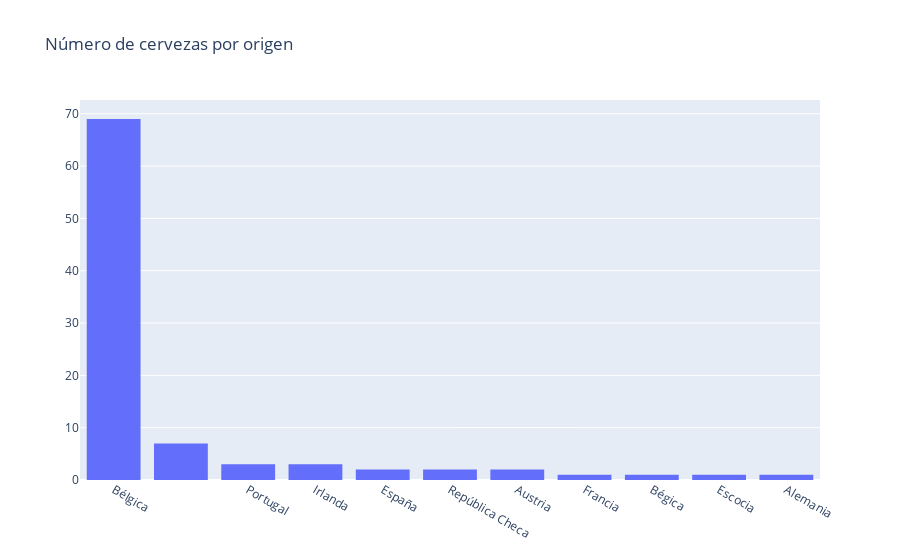
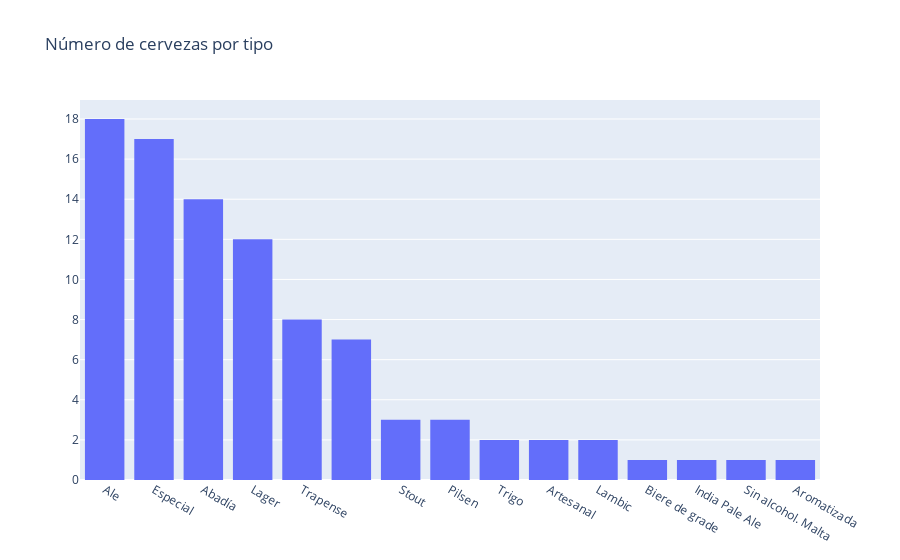
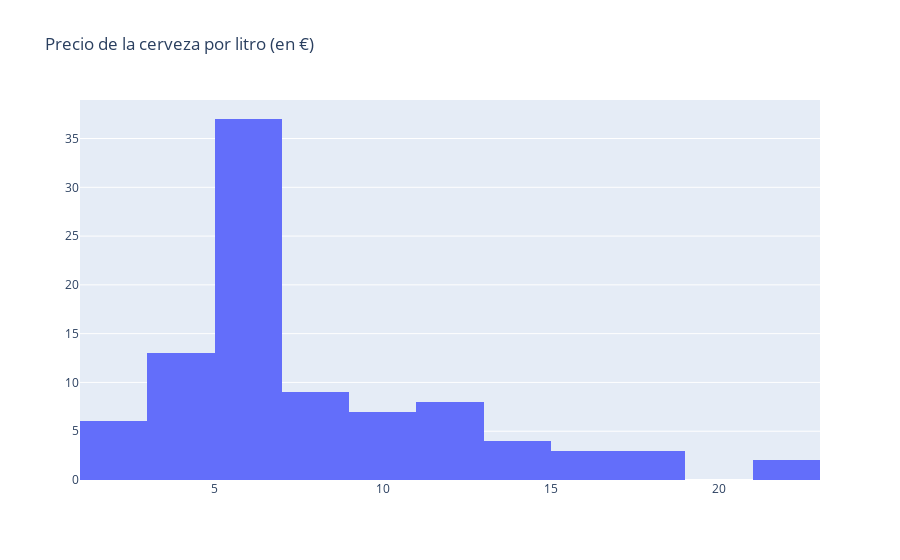

Notebook code cell kept with these figures, in order:
### Code cell
import plotly.graph_objects as go
from collections import Counter

fig = go.Figure()
fig.add_trace(go.Histogram(histfunc="count", y=df['Nombre de la Cerveza'], x=df['Origen'], name="COUNT")).update_xaxes(categoryorder="total descending")
fig.update_layout(
    title="Número de cervezas por origen"
)
fig.show()

fig = go.Figure()
fig.add_trace(go.Histogram(histfunc="count", y=df['Nombre de la Cerveza'], x=df['Tipo'], name="COUNT")).update_xaxes(categoryorder="total descending")
fig.update_layout(
    title="Número de cervezas por tipo"
)
fig.show()

fig = go.Figure()
fig.add_trace(go.Histogram(histfunc="count", y=df['Precio por litro'], x=df['Precio por litro'], name="COUNT")).update_xaxes(categoryorder="total descending")
fig.update_layout(
    title="Precio de la cerveza por litro (en €)"
)
fig.show()

### Figure 1 — Plotly figure (JSON) as saved in the notebook; plotly's stock layout.template omitted (floating-point values rounded to 4 significant figures)
{"data": [{"histfunc": "count", "name": "COUNT", "type": "histogram", "x": ["Bélgica", "Bélgica", "Bélgica", "Bélgica", "Bélgica", "Bélgica", "Bélgica", "Bélgica", "Bélgica", "Bélgica", "Bélgica", "Bélgica", "Bélgica", "Bélgica", "Bélgica", "Bélgica", "Francia", "Bélgica", "Bélgica", "Bélgica", "Bélgica", "Bélgica", "Portugal", "Bélgica", "Bélgica", "Bélgica", "Bélgica", "Bélgica", "Bélgica", "Bélgica", "Bélgica", "Bélgica", "Bélgica", "Portugal", "Irlanda", "Portugal", "Bélgica", "Bélgica", "Bélgica", "Bélgica", "Bélgica", "Bégica", "Bélgica", "Escocia", "Irlanda", "Irlanda", "Bélgica", "Bélgica", "Bélgica", "", "", "", "", "", "Bélgica", "", "", "Bélgica", "Bélgica", "Bélgica", "España", "España", "República Checa", "Bélgica", "Bélgica", "Bélgica", "Bélgica", "Bélgica", "Bélgica", "Bélgica", "Bélgica", "Bélgica", "Bélgica", "Bélgica", "Bélgica", "Bélgica", "Bélgica", "Bélgica", "Alemania", "Bélgica", "Bélgica", "Bélgica", "Bélgica", "Bélgica", "Austria", "Bélgica", "Austria", "Bélgica", "Bélgica", "República Checa", "Bélgica", "Bélgica"], "y": ["La Chouffe", "Chimay Azul", "Augustijn", "Augustijn", "Triple Karmeliet", "Big Chouffe", "Chimay Azul", "Delirium Nocturnum", "Duvel", "Mac Chouffe", "Hommelbier", "Triple Moine", "Saint Feuillien Blonde", "Chimay Azul", "Leffe Blonde", "Kwak", "Ch'ti Blonde", "Piraat", "Deus Brut Des Flandres", "Nostradamus", "Saxo Blonde", "Caracole Ambree", "Super Bock", "Queue Charrue Triple", "Dominus Triple", "Dominus Doble", "Namur Blanche", "Maredsous 8º", "Westmalle Triple", "Bourgogne Des Flandres Brune", "Gordon Finest Gold Lata", "Martin's Ipa 55 Lata", "Gordon Finest Silver Lata", "Super Bock Lata", "Guinness Lata", "Super Bock Lata", "Gordon Finest Platinum Lata", "Gordon Finest Red Lata", "Gordon Finest Gold Lata", "Gordon Finest Copper Lata", "Gordon Finest Chrome Lata", "Gordon Finest Titanium Lata", "Gordon Finest Malta Lata", "Brew Dog Punk Ipa Lata", "Guinness 8 Special Export lata", "Guinness Draught Surger Lata", "Gordon Gin Spices Xplosion Lata", "Gordon Tequila Xplosion Lata", "Gordon Red Fruit Xplosion Lata", "Corsendonk Metal Agnus", "Chimay Triple Metal", "Duvel Metal", "Chimay Roja Metal", "Chimay Azul Metal", "Hommelbier Metal", "Corsendonk Metal Pater", "Tempelier Metal", "Brugse Zot Blonde Metal", "Delirium Tremens Metal", "Omer Metal", "Barril Zeta Hell Keykeg", "Barril Zeta Hop American Ipa Keykeg", "Urquell Pilsener", "Chimay Roja", "Chimay Blanca", "Chimay Azul", "Saint Bernardus Sixtus Triple", "Saint Bernardus Prior Sixtus 8", "Saint Bernardus Abt Sixtus 10", "Kwak", "Satan Red", "Satan Gold", "Het Kapittel Abt", "Het Kapittel Pater", "Kasteel Brune", "Brigand", "Mongozo Coconut", "Delirium Nocturnum", "Erdinger Hefe Hell", "Bourgogne Des Flandres Brune", "Timmermans Kriek", "Rochefort 10 Azul", "Gordon Scotch Ale", "Maredsous 6 Blonde", "Eggenberger Urbock", "Timmermans Peche", "Samichlaus", "Silly Scotch", "Stella Artois", "Budejovicky Budvar", "Gulden Draak", "Augustijn"]}], "layout": {"title": {"text": "Número de cervezas por origen"}, "xaxis": {"categoryorder": "total descending"}}}

### Figure 2 — Plotly figure (JSON) as saved in the notebook; plotly's stock layout.template omitted (floating-point values rounded to 4 significant figures)
{"data": [{"histfunc": "count", "name": "COUNT", "type": "histogram", "x": ["Ale", "Trapense", "Abadía", "Abadía", "Especial", "Ale", "Trapense", "Ale", "Ale", "Ale", "Especial", "Especial", "Abadía", "Trapense", "Abadía", "Ale", "Biere de grade", "Especial", "Especial", "Ale", "Ale", "Ale", "Lager", "Especial", "Abadía", "Abadía", "Trigo", "Abadía", "Trapense", "Especial", "Lager", "India Pale Ale", "Lager", "Lager", "Stout", "Lager", "Lager", "Especial", "Lager", "Lager", "Lager", "Lager", "Sin alcohol. Malta", "Ale", "Stout", "Stout", "Especial", "Especial", "Especial", "", "", "", "", "", "Especial", "", "", "Ale", "Ale", "Ale", "Artesanal", "Artesanal", "Pilsen", "Trapense", "Trapense", "Trapense", "Abadía", "Abadía", "Abadía", "Ale", "Especial", "Especial", "Abadía", "Abadía", "Especial", "Ale", "Aromatizada", "Ale", "Trigo", "Especial", "Lambic", "Trapense", "Ale", "Abadía", "Lager", "Lambic", "Lager", "Ale", "Pilsen", "Pilsen", "Especial", "Abadía"], "y": ["La Chouffe", "Chimay Azul", "Augustijn", "Augustijn", "Triple Karmeliet", "Big Chouffe", "Chimay Azul", "Delirium Nocturnum", "Duvel", "Mac Chouffe", "Hommelbier", "Triple Moine", "Saint Feuillien Blonde", "Chimay Azul", "Leffe Blonde", "Kwak", "Ch'ti Blonde", "Piraat", "Deus Brut Des Flandres", "Nostradamus", "Saxo Blonde", "Caracole Ambree", "Super Bock", "Queue Charrue Triple", "Dominus Triple", "Dominus Doble", "Namur Blanche", "Maredsous 8º", "Westmalle Triple", "Bourgogne Des Flandres Brune", "Gordon Finest Gold Lata", "Martin's Ipa 55 Lata", "Gordon Finest Silver Lata", "Super Bock Lata", "Guinness Lata", "Super Bock Lata", "Gordon Finest Platinum Lata", "Gordon Finest Red Lata", "Gordon Finest Gold Lata", "Gordon Finest Copper Lata", "Gordon Finest Chrome Lata", "Gordon Finest Titanium Lata", "Gordon Finest Malta Lata", "Brew Dog Punk Ipa Lata", "Guinness 8 Special Export lata", "Guinness Draught Surger Lata", "Gordon Gin Spices Xplosion Lata", "Gordon Tequila Xplosion Lata", "Gordon Red Fruit Xplosion Lata", "Corsendonk Metal Agnus", "Chimay Triple Metal", "Duvel Metal", "Chimay Roja Metal", "Chimay Azul Metal", "Hommelbier Metal", "Corsendonk Metal Pater", "Tempelier Metal", "Brugse Zot Blonde Metal", "Delirium Tremens Metal", "Omer Metal", "Barril Zeta Hell Keykeg", "Barril Zeta Hop American Ipa Keykeg", "Urquell Pilsener", "Chimay Roja", "Chimay Blanca", "Chimay Azul", "Saint Bernardus Sixtus Triple", "Saint Bernardus Prior Sixtus 8", "Saint Bernardus Abt Sixtus 10", "Kwak", "Satan Red", "Satan Gold", "Het Kapittel Abt", "Het Kapittel Pater", "Kasteel Brune", "Brigand", "Mongozo Coconut", "Delirium Nocturnum", "Erdinger Hefe Hell", "Bourgogne Des Flandres Brune", "Timmermans Kriek", "Rochefort 10 Azul", "Gordon Scotch Ale", "Maredsous 6 Blonde", "Eggenberger Urbock", "Timmermans Peche", "Samichlaus", "Silly Scotch", "Stella Artois", "Budejovicky Budvar", "Gulden Draak", "Augustijn"]}], "layout": {"title": {"text": "Número de cervezas por tipo"}, "xaxis": {"categoryorder": "total descending"}}}

### Figure 3 — Plotly figure (JSON) as saved in the notebook; plotly's stock layout.template omitted (floating-point values rounded to 4 significant figures)
{"data": [{"histfunc": "count", "name": "COUNT", "type": "histogram", "x": [6.733, 7.733, 16.03, 12.73, 14.5, 11.13, 16.57, 7.6, 17.63, 6.933, 6.133, 6.667, 6.533, 21.87, 7.2, 6.867, 6.133, 14.57, 22, 10.6, 7, 9.7, 1.35, 12.03, 6.667, 6.6, 12.73, 7.2, 9.733, 6.667, 5.606, 6.273, 3.9, 1.515, 6.364, 1.4, 5.1, 4.3, 4.7, 3.9, 2.2, 2.7, 3.364, 8.333, 5.2, 6.364, 4.8, 4.7, 4.8, 11.73, 10.13, 13.87, 9.467, 10.73, 15.67, 11.67, 11.67, 18.27, 13.13, 17.53, 4.38, 4.2, 4.697, 5.152, 6.212, 6.97, 6.212, 6.212, 7.424, 5.03, 6.667, 6.667, 6.061, 5.0, 7.121, 6.061, 6.364, 6.909, 2.9, 5.606, 6.8, 9.848, 6.364, 6.061, 7.727, 6.84, 11.21, 5.909, 3.182, 3.788, 6.485, 5.455], "y": [6.733, 7.733, 16.03, 12.73, 14.5, 11.13, 16.57, 7.6, 17.63, 6.933, 6.133, 6.667, 6.533, 21.87, 7.2, 6.867, 6.133, 14.57, 22, 10.6, 7, 9.7, 1.35, 12.03, 6.667, 6.6, 12.73, 7.2, 9.733, 6.667, 5.606, 6.273, 3.9, 1.515, 6.364, 1.4, 5.1, 4.3, 4.7, 3.9, 2.2, 2.7, 3.364, 8.333, 5.2, 6.364, 4.8, 4.7, 4.8, 11.73, 10.13, 13.87, 9.467, 10.73, 15.67, 11.67, 11.67, 18.27, 13.13, 17.53, 4.38, 4.2, 4.697, 5.152, 6.212, 6.97, 6.212, 6.212, 7.424, 5.03, 6.667, 6.667, 6.061, 5.0, 7.121, 6.061, 6.364, 6.909, 2.9, 5.606, 6.8, 9.848, 6.364, 6.061, 7.727, 6.84, 11.21, 5.909, 3.182, 3.788, 6.485, 5.455]}], "layout": {"title": {"text": "Precio de la cerveza por litro (en €)"}, "xaxis": {"categoryorder": "total descending"}}}
